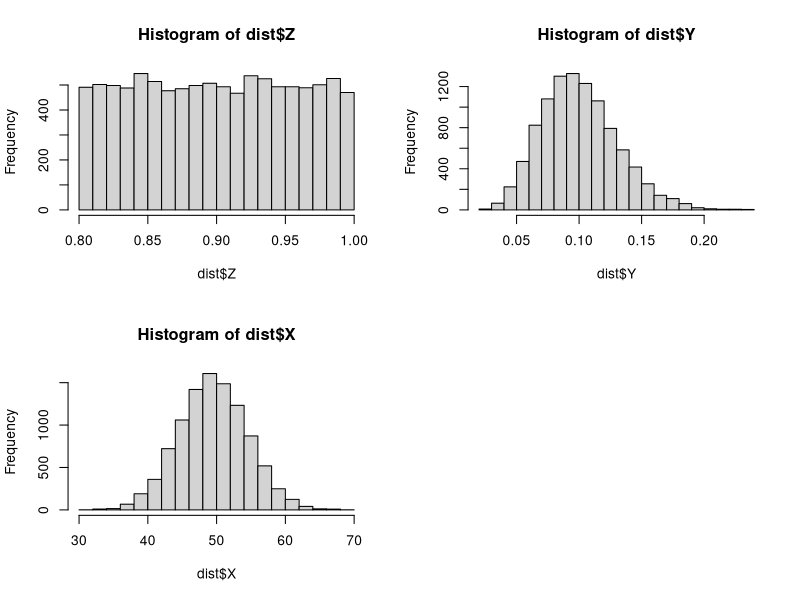
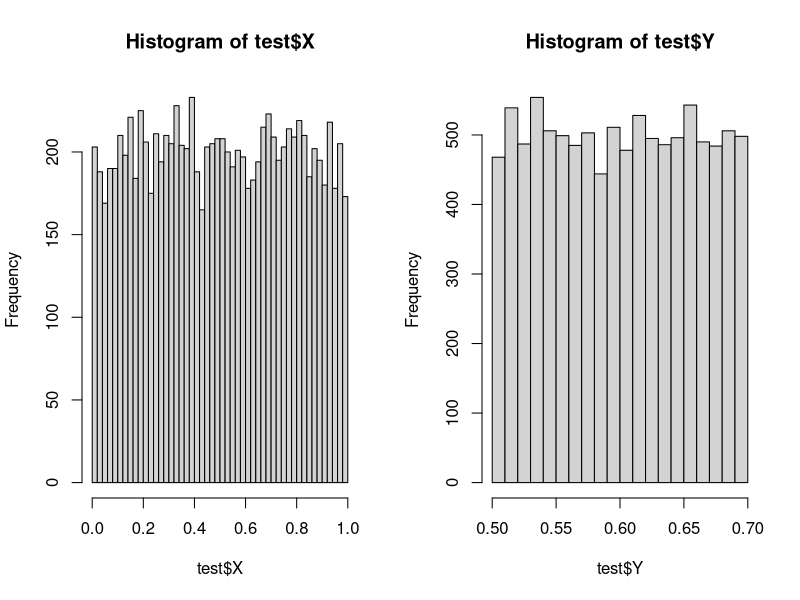
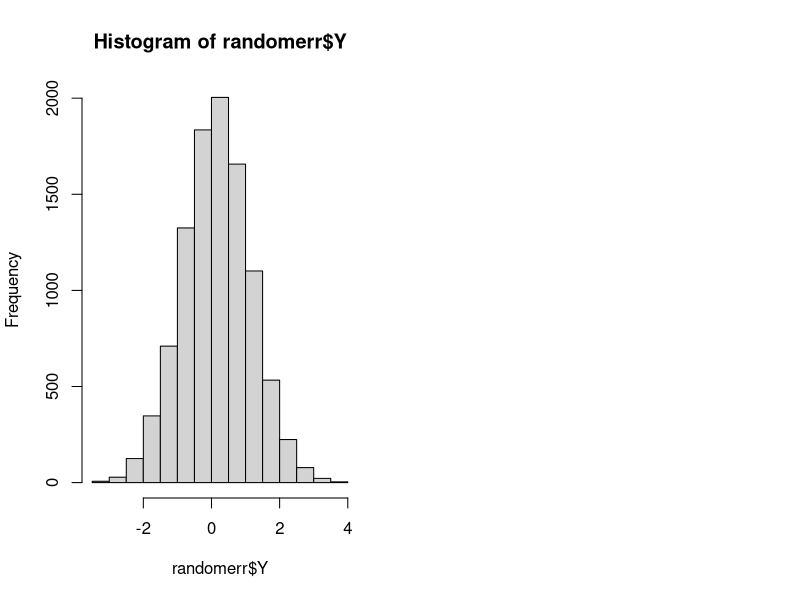

Source code (R) for these figures, in order:
library(dplyr)

i = 10000
dist <- data.frame(Obs=1:i,
                   X=rbinom(n=i,size=100,prob=0.5),
                   Y=rbeta(i,10,90),
                   Z=runif(i, min=0.8, max=1))
par(mfrow=c(2,2))
hist(dist$Z)
hist(dist$Y)
hist(dist$X)


j = 10000
test <- data.frame(Obs = 1:j,
                   X=runif(i),
                   Y=runif(i, min=0.5, max=0.7))
par(mfrow=c(1,2))
hist(test$X, breaks=seq(0,1,by=0.02))
hist(test$Y, breaks=20)

k = 10000
a = 45 
b = 94
c = 257
d = 945
randomerr <- data.frame(Obs=1:k,
                        stderr = rep(sqrt(1/a-1/c+1/b-1/d), k),
                        Y = rnorm(k, mean=sqrt(1/a-1/c+1/b-1/d)))

hist(randomerr$Y)
summary(randomerr$Y)

par(mfrow=c(1,1))




